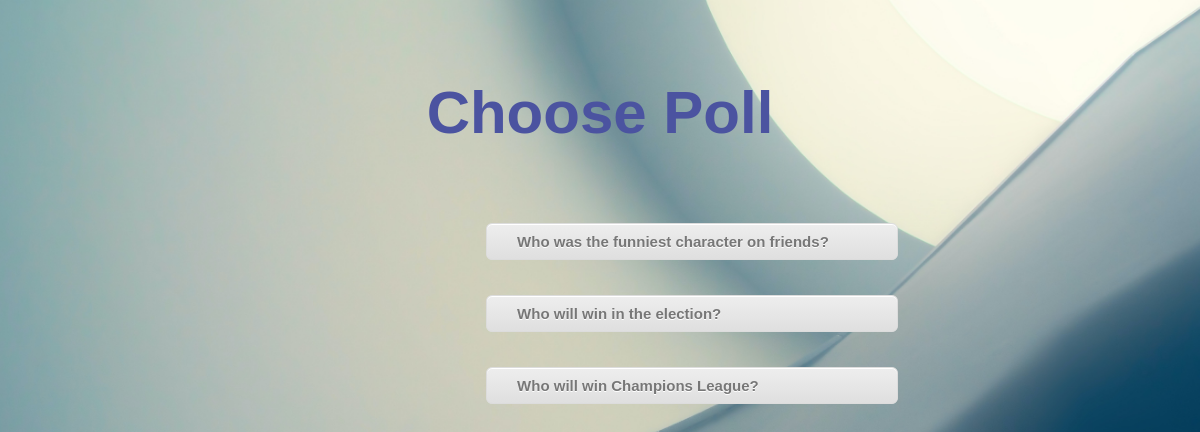
Screenshot of /polls/ with the database file from the repository.
### polls/models.py (models this page shows, shortened)
class Question(models.Model):
    question_text = models.CharField(max_length = 200)
    pub_date = models.DateTimeField('date published')

### polls/views.py (the view)
# urls.py: path('', views.IndexView.as_view() , name = 'index'),
class IndexView(generic.ListView):
    template_name = 'polls/index.html'
    context_object_name = 'latest_question_list'
    def get_queryset(self):
        return Question.objects.filter(pub_date__lte = timezone.now()).order_by('-pub_date')[:5]

### polls/templates/polls/index.html
{% load static %}
<link rel="stylesheet" type="text/css" href="{% static 'polls/style.css' %}">
<h1> Choose Poll </h1>
{% if latest_question_list %}
    <ul>
    {% for question in latest_question_list %}
       <p><a href="{% url 'polls:detail' question.id %}" class="myButton" >{{ question.question_text }}</a></p>
    {% endfor %}
    </ul>
{% else %}
    <p>No polls are available.</p>
{% endif %}

### polls/static/polls/style.css (style rules this page uses)
h1 { position: relative; top : 70px; height: 180px; width:500px; margin: 0 auto; text-align: center; color:#4b53a0; font-family:Arial; font-size:60px; font-weight:bold; }
ul { color: rgb(204, 17, 221); width: 500px; font-size:35px; position: relative; left:37%; }
a.myButton { width: 350px; box-shadow:inset 0px 1px 0px 0px #ffffff; background:linear-gradient(to bottom, #ededed 5%, #dfdfdf 100%); background-color:#ededed; border-radius:6px; border:1px solid #dcdcdc; display:inline-block; cursor:pointer; color:#777777; font-family:Arial; font-size:15px; font-weight:bold; padding:9px 30px; text-decoration:none; text-shadow:0px 1px 0px #ffffff; position: relative; }

### rows the page displays
Question: question_text "Who was the funniest character on friends?"
Question: question_text "Who will win in the election?"
Question: question_text "Who will win Champions League?"
